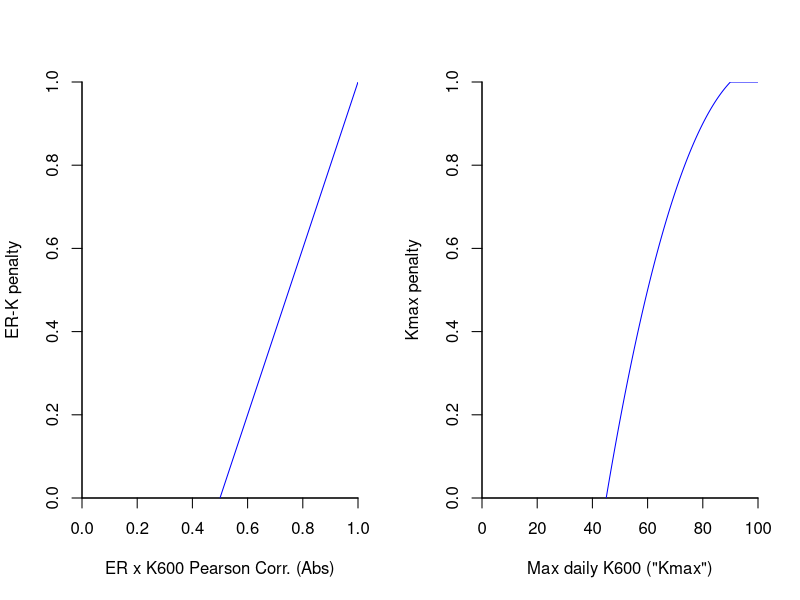
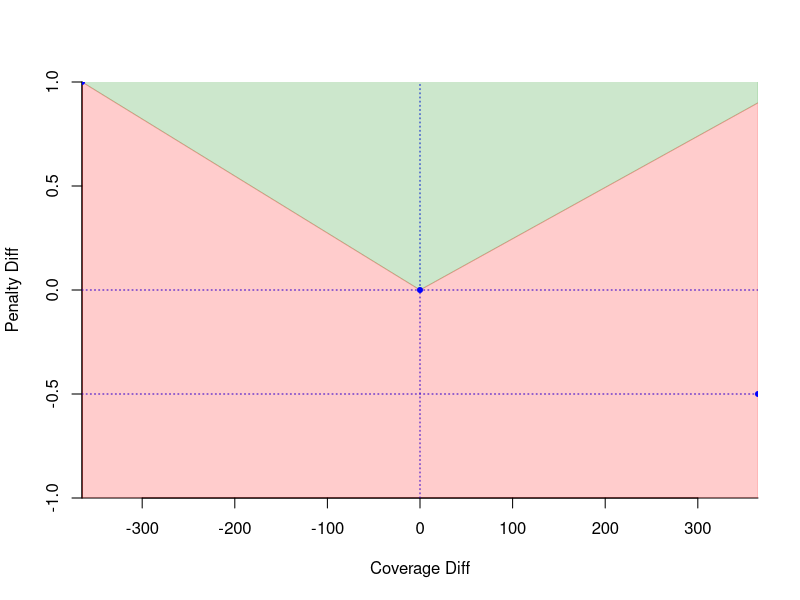

The R script that drew these images, in order:
#this code comes from the compare_models function in sp_internals, with
#plotting code added

#define a function for determining whether to accept a new model if its
#coverage is lower than the existing best model (if penalty is
#proportionately lower, accept)
x1 = c(-365, 0, 365); y1 = c(1, 0, -1)
m1 = lm(y1 ~ x1)
a1 = m1$coefficients[2]
b1 = m1$coefficients[1]
# above_line1 = pen_dif > a1 * coverage_dif + b1
above_line1 = .5 > a1 * 100 + b1

#define a function for determining whether to accept a new model if its
#penalty is higher than the existing best model (if coverage is
#2X proportionately higher, accept)
x2 = c(-365, 0, 365); y2 = c(0.5, 0, -0.5)
m2 = lm(y2 ~ x2)
a2 = m2$coefficients[2]
b2 = m2$coefficients[1]
# above_line2 = pen_dif > a2 * coverage_dif + b2
above_line2 = .5 > a2 * 100 + b2

#plot ER-K600 correlation penalty and Kmax penalty ####
pdf(width=8, height=4, file='~/Dropbox/streampulse/figs/model_comparison1-2.pdf',
    compress=FALSE)

par(mfrow=c(1,2))

x=c(0.5, 1); y=0:1
m = lm(y ~ x)
plot(c(0,1), c(0,1), type='n', xaxs='i', yaxs='i', bty='l',
    xlab='ER x K600 Pearson Corr. (Abs)', ylab='ER-K penalty')
s = seq(0,90,0.1); p = predict(m, data.frame(x=s))
lines(c(s), c(unname(p)), lty=1, col='blue')

# dev.off()

#plot kmax penalty

# pdf(width=4, height=4, file='~/Dropbox/streampulse/figs/model_comparison2.pdf',
#     compress=FALSE)

x = c(45, 60, 80, 90); y = c(0, .5, .9, 1)
m2 = lm(y ~ x + I(x^2) + I(x^3))
plot(c(0,100), c(0,1), type='n', xaxs='i', yaxs='i', bty='l',
    xlab='Max daily K600 ("Kmax")', ylab='Kmax penalty')
s = seq(0,90,0.1); p = predict(m2, data.frame(x=s))
lines(c(s,100), c(unname(p),1), lty=1, col='blue')

dev.off()


#plot coverage_dif x penalty_dif ####

#might have to rerun the top and ignore the midde section for this to plot right
pdf(width=4, height=4, file='~/Dropbox/streampulse/figs/model_comparison3.pdf',
    compress=FALSE)

plot(x1, y1, type='n', xaxs='i', yaxs='i', bty='l',
    xlab='Coverage Diff', ylab='Penalty Diff')
# lines(x1[1:2], fitted(m1)[1:2], lty=3)
# lines(x1[2:3], fitted(m2)[2:3], lty=3)
abline(h=0, lty=3, col='blue')
abline(v=0, lty=3, col='blue')
abline(h=-0.5, lty=3, col='blue')
greena = adjustcolor("green4", alpha.f=0.2)
reda = adjustcolor("red", alpha.f=0.2)
polygon(x=c(x1, rev(x1)),
    y=c(fitted(m1)[1:2], fitted(m2)[3], rep(2,3)),
    col=greena, border=greena)
polygon(x=c(x1, rev(x1)),
    y=c(fitted(m1)[1:2], fitted(m2)[3], rep(-10,3)),
    col=reda, border=reda)
points(c(-365,0,365), c(1,0,-0.5), pch=20, cex=1, col='blue')

dev.off()
